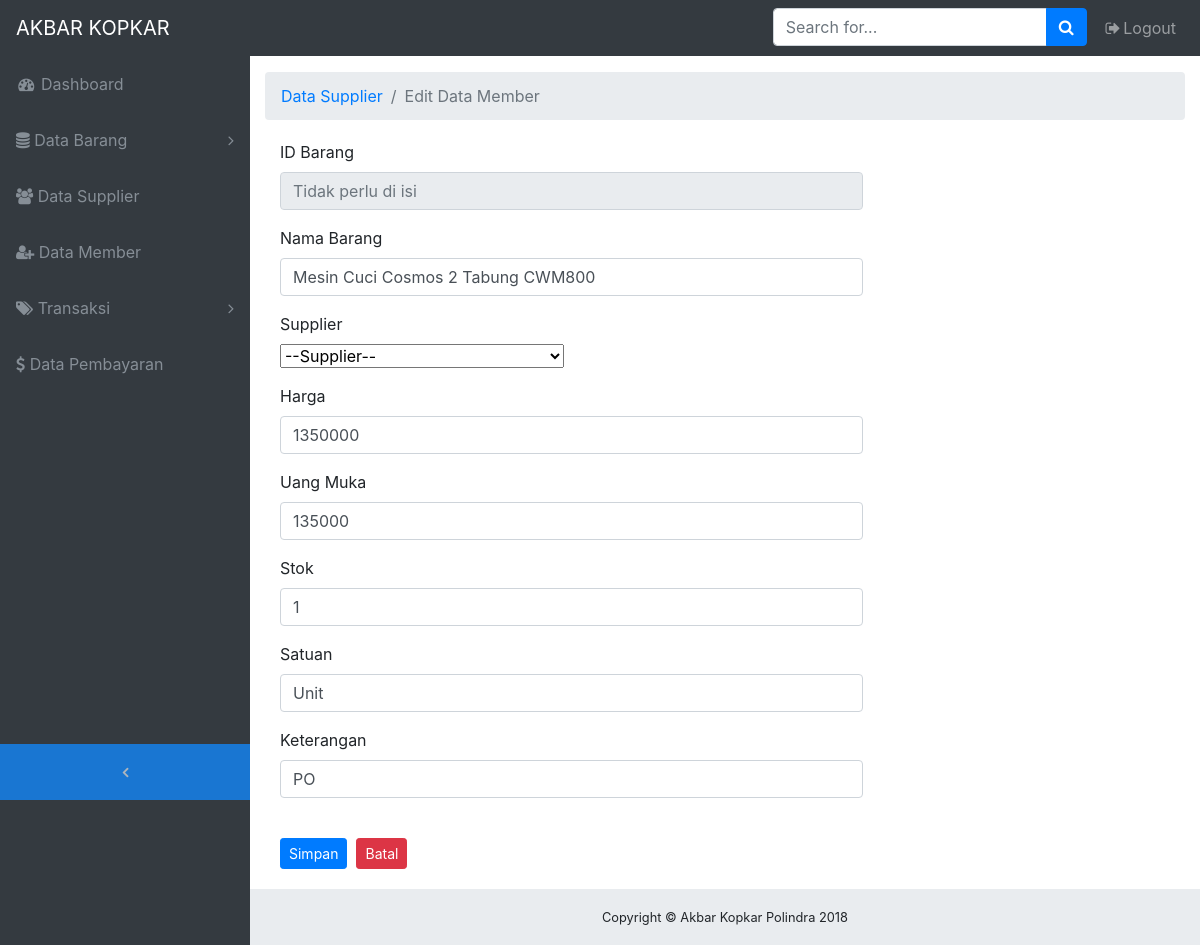
Screenshot of /on-admin/edit-barang-elektronik.php?hal=edit&kd=4 (signed in) with the database file from the repository.
### tables this page shows
CREATE TABLE `barang_elektronik` (
  `id_barang` int(11) NOT NULL,
  `nama_barang` varchar(50) NOT NULL,
  `supplier` varchar(50) NOT NULL,
  `harga` int(15) NOT NULL,
  `uang_muka` int(15) NOT NULL,
  `stok` int(5) NOT NULL,
  `satuan` varchar(15) NOT NULL,
  `keterangan` varchar(15) NOT NULL,
  `tgl_masuk` date NOT NULL
);

### on-admin/edit-barang-elektronik.php (the view, shortened to what this page needs)
<!DOCTYPE html>
<html lang="en">
<head>
  <link href="vendor/bootstrap/css/bootstrap.min.css" rel="stylesheet">
  <link href="vendor/font-awesome/css/font-awesome.min.css" rel="stylesheet" type="text/css">
  <link href="vendor/datatables/dataTables.bootstrap4.css" rel="stylesheet">
  <link href="css/sb-admin.css" rel="stylesheet">
</head>
<body class="fixed-nav sticky-footer bg-dark" id="page-top">
  <nav class="navbar navbar-expand-lg navbar-dark bg-dark fixed-top" id="mainNav">
    <a class="navbar-brand" href="index.php">AKBAR KOPKAR</a>
    <div class="collapse navbar-collapse" id="navbarResponsive">
      <ul class="navbar-nav navbar-sidenav" id="exampleAccordion">
        <li class="nav-item" data-toggle="tooltip" data-placement="right" title="Dashboard">
          <a class="nav-link" href="index.php">
            <i class="fa fa-fw fa-dashboard"></i>
            <span class="nav-link-text">Dashboard</span>
          </a>
        </li>
        <li class="nav-item" data-toggle="tooltip" data-placement="right" title="Components">
          <a class="nav-link nav-link-collapse collapsed" data-toggle="collapse" href="#collapseComponents" data-parent="#exampleAccordion">
            <i class="fa fa-database"></i>
            <span class="nav-link-text">Data Barang</span>
          </a>
        </li>
        <li class="nav-item" data-toggle="tooltip" data-placement="right" title="Tables">
          <a class="nav-link" href="supplier.php">
            <i class="fa fa-users"></i>
            <span class="nav-link-text">Data Supplier</span>
          </a>
        </li>
        <li class="nav-item" data-toggle="tooltip" data-placement="right" title="Tables">
          <a class="nav-link" href="member.php">
            <i class="fa fa-user-plus"></i>
            <span class="nav-link-text">Data Member</span>
          </a>
        </li>
        <li class="nav-item" data-toggle="tooltip" data-placement="right" title="Example Pages">
          <a class="nav-link nav-link-collapse collapsed" data-toggle="collapse" href="#collapseExamplePages" data-parent="#exampleAccordion">
            <i class="fa fa-tags"></i>
            <span class="nav-link-text">Transaksi</span>
          </a>
        </li>
        <li class="nav-item" data-toggle="tooltip" data-placement="right" title="Tables">
          <a class="nav-link" href="pembayaran.php">
            <i class="fa fa-dollar"></i>
            <span class="nav-link-text">Data Pembayaran</span>
          </a>
        </li>
      </ul>
      <ul class="navbar-nav sidenav-toggler">
        <li class="nav-item">
          <a class="nav-link text-center" id="sidenavToggler">
            <i class="fa fa-fw fa-angle-left"></i>
          </a>
        </li>
      </ul>
      <ul class="navbar-nav ml-auto">
        <li class="nav-item">
          <form class="form-inline my-2 my-lg-0 mr-lg-2">
            <div class="input-group">
              <input class="form-control" type="text" placeholder="Search for...">
              <span class="input-group-append">
                <button class="btn btn-primary" type="button">
                  <i class="fa fa-search"></i>
                </button>
              </span>
            </div>
          </form>
        </li>
        <li class="nav-item">
          <a class="nav-link" data-toggle="modal" data-target="#exampleModal">
            <i class="fa fa-fw fa-sign-out"></i>Logout</a>
        </li>
      </ul>
    </div>
  </nav>
  <div class="content-wrapper">
    <div class="container-fluid">
      <ol class="breadcrumb">
        <li class="breadcrumb-item">
          <a href="#">Data Supplier</a>
        </li>
        <li class="breadcrumb-item active">Edit Data Member</li>
      </ol>
    <section class="content">
                    <div class="panel">
                    <?php
                    $query = mysqli_query($con,"SELECT * FROM barang_elektronik WHERE id_barang='$_GET[kd]'");
                    $data  = mysqli_fetch_array($query);
                    ?>
                      <div class="panel-body">
                      <form class="form-horizontal style-form" style="margin-top: 20px;" action="update-barang-elektronik.php" method="post" enctype="multipart/form-data" name="form1" id="form1">
                          <div class="form-group">
                              <label class="col-sm-2 col-sm-2 control-label">ID Barang</label>
                              <div class="col-sm-8">
                                  <input name="id_barang" type="text" id="id_barang" class="form-control" placeholder="Tidak perlu di isi" autofocus="on" readonly="readonly" />
                              </div>
                          </div>
                          <div class="form-group">
                              <label class="col-sm-2 col-sm-2 control-label">Nama Barang</label>
                              <div class="col-sm-8">
                                  <input name="nama_barang" type="text" id="nama_barang" class="form-control" placeholder="Nama Barang" value="<?php echo $data['nama_barang']; ?>" required />
                              </div>
                          </div>
                          <div class="form-group">
                              <label class="col-sm-2 col-sm-2 control-label">Supplier</label>
                              <div class="col-md-8">
                              <?php
                                  echo '<select name="supplier" id="supplier">';
                                  echo '<option>--Supplier--</option>';
                                  echo '</select>';
                              ?>
                              </div>
                              </div>
                          <div class="form-group">
                              <label class="col-sm-2 col-sm-2 control-label">Harga</label>
                              <div class="col-sm-8">
                                  <input name="harga" class="form-control" id="harga" type="text" placeholder="Harga" value="<?php echo $data['harga']; ?>" required />
                              </div>
                          </div>
                          <div class="form-group">
                              <label class="col-sm-2 col-sm-2 control-label">Uang Muka</label>
                              <div class="col-sm-8">
                                  <input name="uang_muka" class="form-control" id="uang_muka" type="text" placeholder="Uang Muka" value="<?php echo $data['uang_muka']; ?>" required />
                              </div>
                          </div>
                          <div class="form-group">
                              <label class="col-sm-2 col-sm-2 control-label">Stok</label>
                              <div class="col-sm-8">
                                  <input name="stok" class="form-control" id="stok" type="text" placeholder="Stok" value="<?php echo $data['stok']; ?>" required />
                              </div>
                          </div>
                          <div class="form-group">
                              <label class="col-sm-2 col-sm-2 control-label">Satuan</label>
                              <div class="col-sm-8">
                                  <input name="satuan" class="form-control" id="satuan" type="text" placeholder="Satuan" value="<?php echo $data['satuan']; ?>" required />
                              </div>
                          </div>
                          <div class="form-group">
                              <label class="col-sm-2 col-sm-2 control-label">Keterangan</label>
                              <div class="col-sm-8">
                                  <input name="keterangan" class="form-control" id="keterangan" type="text" placeholder="Satuan" value="<?php echo $data['keterangan']; ?>" required />
                              </div>
                          </div>
                          <div class="form-group" style="margin-bottom: 20px;">
                              <label class="col-sm-2 col-sm-2 control-label"></label>
                              <div class="col-sm-8">
                                  <input type="submit" value="Simpan" class="btn btn-sm btn-primary" />&nbsp;
	                              <a href="barang-masuk-elektronik.php" class="btn btn-sm btn-danger">Batal </a>
                              </div>
                          </div>
                      </form>
                                </div>
                            </div>
                </section>
    <footer class="sticky-footer">
      <div class="container">
        <div class="text-center">
          <small>Copyright © Akbar Kopkar Polindra 2018</small>
        </div>
      </div>
    </footer>
  </div>
</body>
</html>

### on-admin/css/sb-admin.css (style rules this page uses)
html { position: relative; min-height: 100%; }
body { overflow-x: hidden; }
body.sticky-footer { margin-bottom: 56px; }
body.sticky-footer .content-wrapper { min-height: calc(100vh - 56px - 56px); }
body.fixed-nav { padding-top: 56px; }
.content-wrapper { min-height: calc(100vh - 56px); padding-top: 1rem; }
#mainNav .navbar-collapse { overflow: auto; max-height: 75vh; }
#mainNav .navbar-collapse .navbar-nav .nav-item .nav-link { cursor: pointer; }
#mainNav .navbar-collapse .navbar-sidenav .nav-link-collapse:after { float: right; content: '\f107'; font-family: 'FontAwesome'; }
#mainNav .navbar-collapse .navbar-sidenav .nav-link-collapse.collapsed:after { content: '\f105'; }
#mainNav .navbar-collapse .sidenav-toggler { display: none; }
@media (min-width: 992px) { #mainNav .navbar-brand { width: 250px; } }
@media (min-width: 992px) { #mainNav .navbar-collapse { overflow: visible; max-height: none; } }
@media (min-width: 992px) { #mainNav .navbar-collapse .navbar-sidenav { position: absolute; top: 0; left: 0; -webkit-flex-direction: column; -ms-flex-direction: column; flex-direction: column; margin-top: 56px; } }
@media (min-width: 992px) { #mainNav .navbar-collapse .navbar-sidenav > .nav-item { width: 250px; padding: 0; } }
@media (min-width: 992px) { #mainNav .navbar-collapse .navbar-sidenav > .nav-item > .nav-link { padding: 1em; } }
#mainNav.fixed-top .sidenav-toggler { display: none; }
@media (min-width: 992px) { #mainNav.fixed-top .navbar-sidenav { height: calc(100vh - 112px); } }
@media (min-width: 992px) { #mainNav.fixed-top .sidenav-toggler { position: absolute; top: 0; left: 0; display: flex; -webkit-flex-direction: column; -ms-flex-direction: column; flex-direction: column; margin-top: calc(100vh - 56px); } }
@media (min-width: 992px) { #mainNav.fixed-top .sidenav-toggler > .nav-item { width: 250px; padding: 0; } }
@media (min-width: 992px) { #mainNav.fixed-top .sidenav-toggler > .nav-item > .nav-link { padding: 1em; } }
#mainNav.fixed-top.navbar-dark .sidenav-toggler { background-color: #1976d2; }
#mainNav.fixed-top.navbar-dark .sidenav-toggler a i { color: #adb5bd; }
.content-wrapper { overflow-x: hidden; background: white; }
@media (min-width: 992px) { .content-wrapper { margin-left: 250px; } }
#sidenavToggler i { font-weight: 800; }
#mainNav.navbar-dark .navbar-collapse .navbar-sidenav .nav-link-collapse:after { color: #868e96; }
#mainNav.navbar-dark .navbar-collapse .navbar-sidenav > .nav-item > .nav-link { color: #868e96; }
@media (min-width: 992px) { #mainNav.navbar-dark .navbar-collapse .navbar-sidenav { background: #343a40; } }
footer.sticky-footer { position: absolute; right: 0; bottom: 0; width: 100%; height: 56px; background-color: #e9ecef; line-height: 55px; }
@media (min-width: 992px) { footer.sticky-footer { width: calc(100% - 250px); } }

### rows the page displays
barang_elektronik: nama_barang "Mesin Cuci Cosmos 2 Tabung CWM800", harga "1350000", uang_muka "135000", stok "1", satuan "Unit", keterangan "PO"
